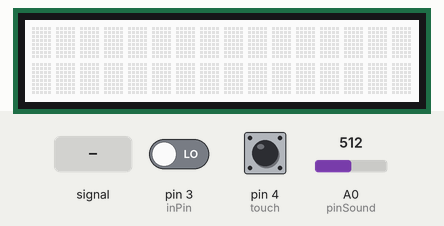
A sketch run on a simulated Arduino Uno, built with avr-gcc and run on an emulated ATmega328P. Parts: 16×2 character LCD. The inputs (shaded band) are chosen by the test bench; at power-on: pin 3 (inPin) LOW, pin 4 (touch) LOW, A0 (pinSound) = 512. What the sketch prints to the serial monitor is not drawn.

Above: at 1.2 s.
1.3 s: A0 (pinSound) fed a 200 Hz sine of ±255 counts around its level
At 2.1 s:
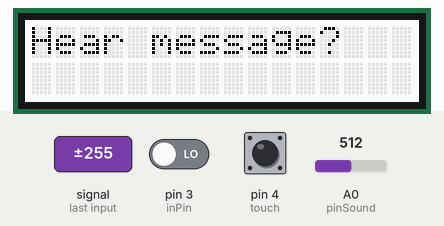
2.8 s: pin 3 (inPin) driven HIGH
At 3.1 s:
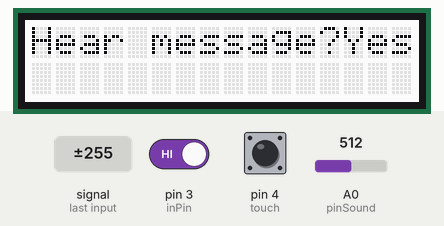
5.8 s: pin 3 (inPin) driven LOW
At 8.0 s:
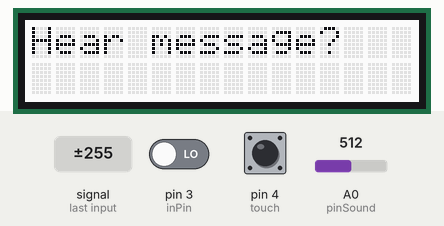
8.3 s: pin 4 (touch) pulled HIGH for 3.2 s
At 9.1 s:
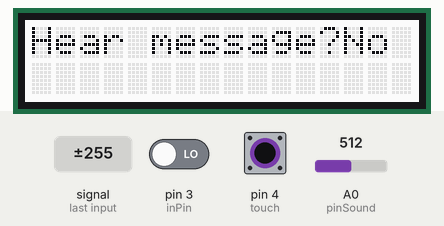
13.0 s: pin 4 (touch) pulled HIGH for 1 s
At 14.9 s:
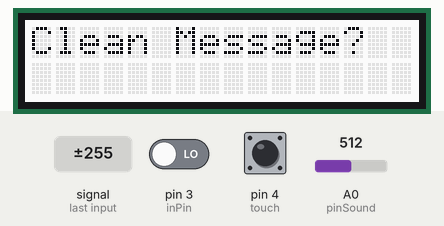
15.9 s: pin 3 (inPin) driven HIGH and pin 4 (touch) driven HIGH
At 16.7 s:
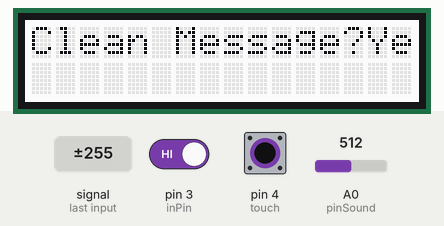
Timing chart, 0 to 18.9 s (numbered marks = the images above; inputs shaded):
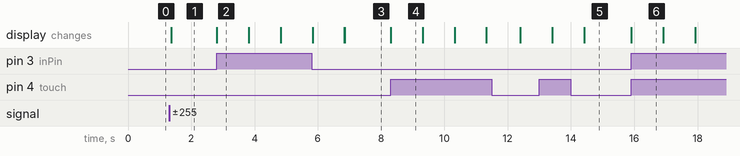

The sketch:

sketch_feb25c.ino
```cpp
#include <Wire.h>
#include "rgb_lcd.h"

rgb_lcd lcd;

const int inPin = 3;
const int touch = 4;
const int pinSound = A0;
const int audio8 = 8;

int note = 1200;
int thresholdValue = 760;

int dotLen = 100;     // length of the morse code 'dot'
int dashLen = dotLen * 3;

int timer = 0;
byte truth = 0;
byte truth2 = 1;

int code[] = {2, 2, 2, 2, 2};
int counter = 0;
int counter_let = 0;

String message = "";
String message2 = "";

String letters_num[] = {"01222",//a
                        "10002",//b
                        "10102",//c
                        "10022",//d
                        "02222",//e
                        "00102",//f
                        "11022",//g
                        "00002",//h
                        "00222",//i
                        "01112",//j
                        "10122",//k
                        "01002",//l
                        "11222",//m
                        "10222",//n
                        "11122",//o
                        "01102",//p
                        "11012",//q
                        "01022",//r
                        "00022",//s
                        "12222",//t
                        "00122",//u
                        "00012",//v
                        "01122",//w
                        "10012",//x
                        "10112",//y
                        "11002"//z
                       };

char letters[] = {'A', 'B', 'C', 'D', 'E', 'F', 'G', 'H', 'I', 'J', 'K', 'L', 'M', 'N', 'O', 'P', 'Q', 'R', 'S', 'T', 'U', 'V', 'W', 'X', 'Y', 'Z' };

//byte status_button = LOW;
void setup() {
  // set up the LCD's number of columns and rows:
  lcd.begin(16, 2);
  Serial.begin(9600);         // Use serial for debugging
  //Serial.print(sizeof(letters));
  //digitalWrite(inPin, HIGH);  // Turn on 20k pullup resistors to simplify switch input
}

void loop() {

  while (digitalRead(inPin) == HIGH) {
    timer++;
    Serial.print(timer);
    delay(100);
  }

  if (digitalRead(touch) == HIGH ) {
    readArray();
    resetArray();
    Serial.print("\n");
    delay(1000);

  }
  if (analogRead(pinSound) > thresholdValue) {
    stupidMessage();
  }

  if (counter > 5) {
    lcd.clear();
    lcd.print("Touch Sensor");
    delay(1000);
  }

  if (timer > 0 && timer < 5) {
    dot();
  }
  else if (timer == 0) {
    lcd.clear();
  }
  else {
    dash();
  }
  timer = 0;
}

void dot() {
  code[counter] = 0;
  counter++;
  //lcd.clear();
  //lcd.print("DOT");
  //delay(100);
}

void dash() {
  code[counter] = 1;
  counter++;
  //lcd.clear();
  //lcd.print("DASH");
  //delay(100);
}

void readArray() {
  String mystring = "";
  for (int i = 0; i < 5; i++) {
    mystring += code[i];
  }
  char let = GetChar(mystring);
  Serial.print(mystring);
  message += let;
  message2 += let;

  Serial.print(message.length());

  if (message.length() <= 16) {
    lcd.print(message);
  }
  else {
    message = "";
  }
}

void resetArray() {
  for (int i = 0; i < 5; i++) {
    code[i] = 2;
  }
  counter = 0;
}

char GetChar(String mystring) {
  char let = ' ';
  while (truth == 0 && counter_let < sizeof(letters) - 1) {
    if (mystring == letters_num[counter_let]) {
      truth = 1;
    }
    else {
      counter_let++;
    }
  }
  if (truth) {
    let = letters[counter_let];
    Serial.print(let);
  }
  else {
    Serial.print("Not a letter");
  }
  counter_let = 0;
  truth = 0;
  return let;
}

void hearMessage() {
  for (int i = 0; i < message2.length(); i++) {
    char stuff = message2.charAt(i);
    switch (stuff) {
      case 'A':
        MorseDot();
        MorseDash();
        break;
      case 'B':
        MorseDash();
        MorseDot();
        MorseDot();
        MorseDot();
        break;
      case 'C':
        MorseDash();
        MorseDot();
        MorseDash();
        MorseDot();
        break;
      case 'D':
        MorseDash();
        MorseDash();
        MorseDot();
        break;
      case 'E':
        MorseDot();
        break;
      case 'F':
        MorseDot();
        MorseDot();
        MorseDash();
        MorseDot();
        break;
      case 'G':
        MorseDash();
        MorseDash();
        MorseDot();
        break;
      case 'H':
        MorseDot();
        MorseDot();
        MorseDot();
        MorseDot();
        break;
      case 'I':
        MorseDot();
        MorseDot();
        break;
      case 'J':
        MorseDot();
        MorseDash();
        MorseDash();
        MorseDash();
        break;
      case 'K':
        MorseDash();
        MorseDot();
        MorseDash();
        break;
      case 'L':
        MorseDot();
        MorseDash();
        MorseDot();
        MorseDot();
        break;
      case 'M':
        MorseDash();
        MorseDash();
        break;
      case 'N':
        MorseDash();
        MorseDot();
        break;
      case 'O':
        MorseDash();
        MorseDash();
        MorseDash();
        break;
      case 'P':
        MorseDot();
        MorseDash();
        MorseDash();
        MorseDot();
        break;
      case 'Q':
        MorseDash();
        MorseDash();
        MorseDot();
        MorseDash();
        break;
      case 'R':
        MorseDot();
        MorseDash();
        MorseDot();
        break;
      case 'S':
        MorseDot();
        MorseDot();
        MorseDot();
        break;
      case 'T':
        MorseDash();
        break;
      case 'U':
        MorseDot();
        MorseDot();
        MorseDash();
        break;
      case 'V':
        MorseDot();
        MorseDot();
        MorseDot();
        MorseDash();
        break;
      case 'W':
        MorseDot();
        MorseDash();
        MorseDash();
        break;
      case 'X':
        MorseDash();
        MorseDot();
        MorseDot();
        MorseDash();
        break;
      case 'Y':
        MorseDash();
        MorseDot();
        MorseDash();
        MorseDash();
        break;
      case 'Z':
        MorseDash();
        MorseDash();
        MorseDot();
        MorseDot();
        break;
      default:
        // If a matching character was not found it will default to a blank space
        break;
    }
  }
}

void MorseDot() {
  tone(audio8, note, dotLen); // start playing a tone
  delay(dotLen);              // hold in this position
}

void MorseDash() {
  tone(audio8, note, dashLen);  // start playing a tone
  delay(dashLen);
}
void stupidMessage() {

  lcd.clear();
  lcd.print("Hear message?");
  delay(1000);
  while (truth2) {
    if (digitalRead(inPin) == HIGH) {
      lcd.print("Yes");
      delay(1000);
      hearMessage();
      truth2 = 0;
    }
    else if (digitalRead(touch) == HIGH) {
      lcd.print("No");
      delay(1000);
      truth2 = 0;
    }
  }
  truth2 = 1;
  cleanMessage();
}
void cleanMessage() {
  lcd.clear();
  lcd.print("Clean Message?");
  delay(1000);
  while (truth2) {
    if (digitalRead(inPin) == HIGH) {
      lcd.print("Yes");
      delay(1000);
      cleanMessageHelper();
      truth2 = 0;
    }
    else if (digitalRead(touch) == HIGH) {
      lcd.print("No");
      delay(1000);
      truth2 = 0;
    }
  }
  truth2 = 1;

}
void cleanMessageHelper() {

  lcd.clear();
  Serial.print("Message cleaned\n");
  lcd.print("Message cleaned");
  delay(1000);

  message = "";
  message2 = "";
}
```

Measured:
- after the input at 1.3 s, the display: changes after 0.07 s (image 1)
- after the input at 2.8 s, the display: changes at once (image 2)
- after the input at 5.8 s, the display: first differs from a run without the input after 1.1 s (image 3)
- after the input at 8.3 s, the display: changes at once (image 4)
- after the input at 13.0 s, the display: first changes after 0.40 s (image 5 shows a later state)
- after the input at 15.9 s, the display: changes at once (image 6)
- what the display in image 2 shows lasts 1.0 s, from 2.8 s to 3.8 s
